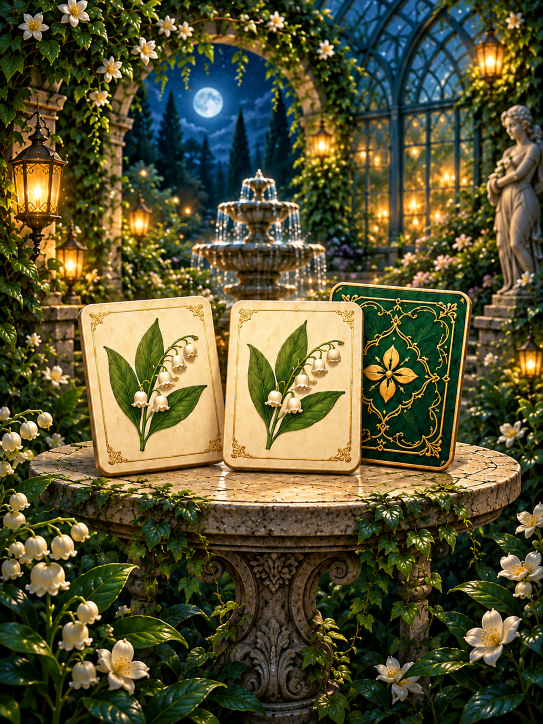
#> input picture docs/design/home-assets/masters/memory-match-v2.png, 1086 x 1448 px (shown at 1/2 size)
$ python prepare-home-menu-assets.py
#> lines starting #> are read from the running program, lines starting #| are printed output that depends on the picture
"""Export the approved Home artwork; no drawing/cropping or text is performed here."""
from pathlib import Path
import hashlib
import json
from PIL import Image

root = Path(__file__).resolve().parents[1]
source = root / 'docs/design/home-assets/masters'
target = root / 'public/assets/images/home'
target.mkdir(parents=True, exist_ok=True)
assets = {'memory-match': ('memory-match-v2.png', 'memory-match-v2.webp', (576, 768)), 'link-connect': ('link-connect-v1.png', 'link-connect.webp', (576, 720)), 'triple-connect': ('triple-connect-v1.png', 'triple-connect.webp', (576, 720))}
records = []
for game, (filename, runtime, size) in assets.items():
    master = source / filename
    output = target / runtime
    with Image.open(master) as original:
#> original is the input picture: PIL image 1086x1448 RGB; mean R, G, B 86.1, 82.6, 48.4
        original_size = original.size
#> original_size = (1086, 1448)
        image = original.convert('RGB')
        image.thumbnail(size, Image.Resampling.LANCZOS)
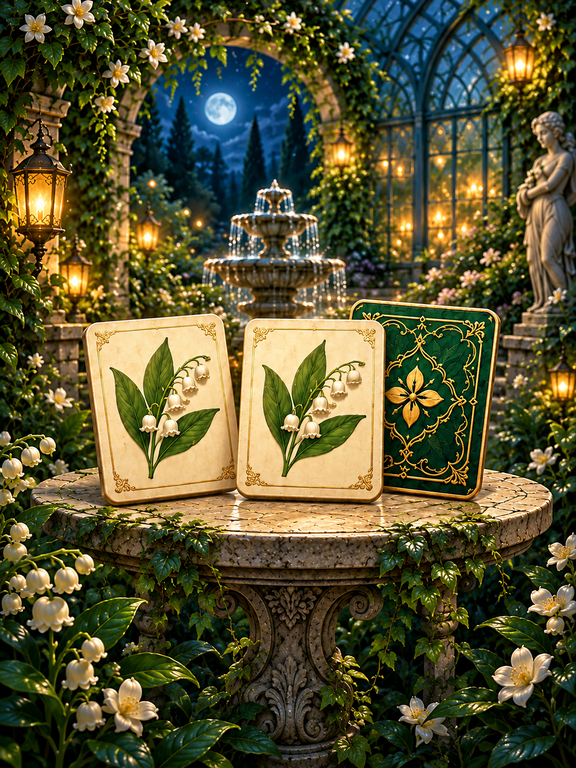
#> image: PIL image 576x768 RGB; mean R, G, B 86.2, 82.6, 48.5
        image.save(output, 'WEBP', quality=72, method=6)
    records.append({'game': game, 'master': master.relative_to(root).as_posix(), 'sourceSize': original_size, 'runtime': output.relative_to(root).as_posix(), 'size': image.size, 'bytes': output.stat().st_size, 'sha256': hashlib.sha256(output.read_bytes()).hexdigest()})
#> pass 2 of the loop `for game, (filename, runtime, size) in assets.items():`:
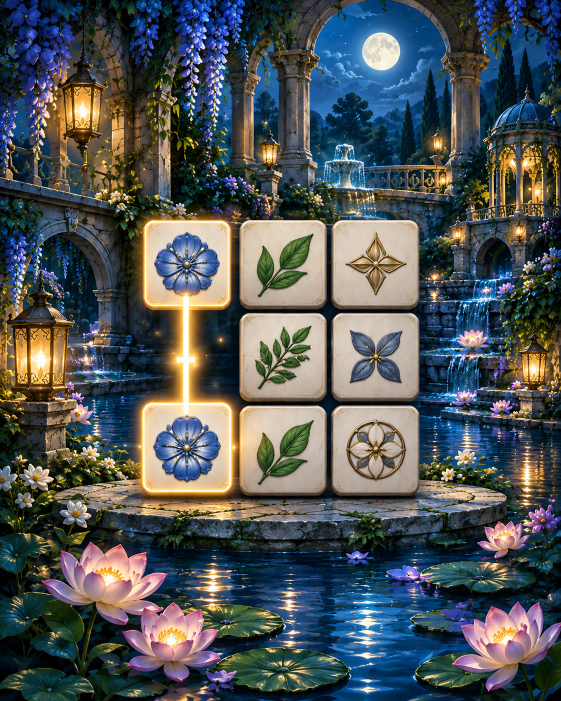
#> input picture docs/design/home-assets/masters/link-connect-v1.png, 1122 x 1402 px (shown at 1/2 size)
#> original is the input picture: PIL image 1122x1402 RGB; mean R, G, B 79, 84.8, 86.2
#> `image.thumbnail(size, Image.Resampling.LANCZOS)`:
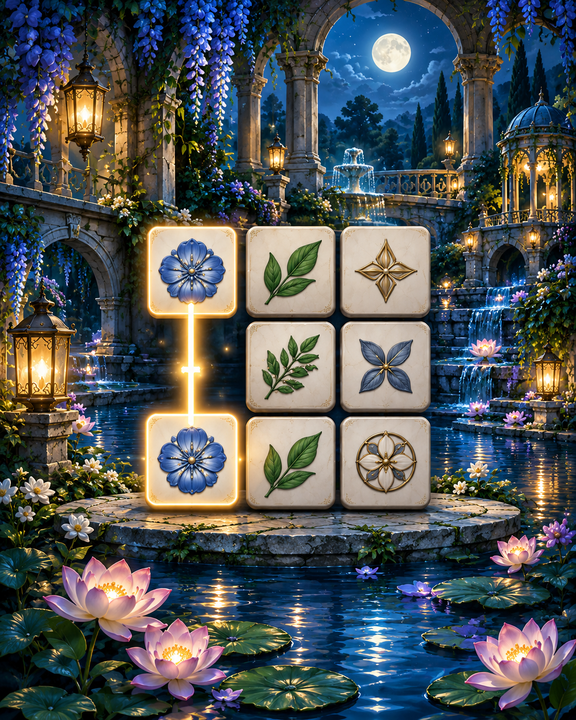
#> image: PIL image 576x720 RGB; mean R, G, B 79, 84.8, 86.2
#> pass 3 of the loop `for game, (filename, runtime, size) in assets.items():`:
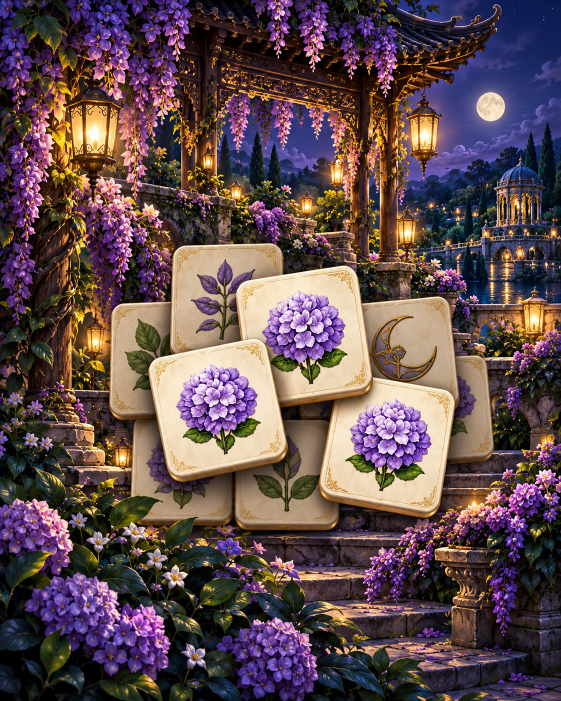
#> input picture docs/design/home-assets/masters/triple-connect-v1.png, 1122 x 1402 px (shown at 1/2 size)
#> original is the input picture: PIL image 1122x1402 RGB; mean R, G, B 95.9, 75.3, 77.8
#> `image.thumbnail(size, Image.Resampling.LANCZOS)`:
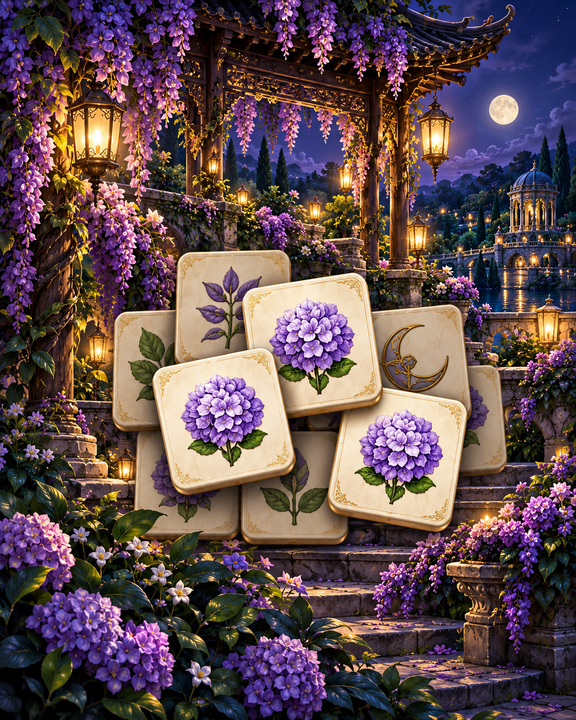
#> image: PIL image 576x720 RGB; mean R, G, B 95.9, 75.3, 77.8
assert sum(record['bytes'] for record in records) <= 350_000, 'Home artwork exceeds the approved transfer budget'
(root / 'docs/design/home-assets/runtime-metadata-v2.json').write_text(json.dumps(records, indent=2) + '\n', encoding='utf-8')
for record in records:
    print(record['game'], record['size'], record['bytes'])
